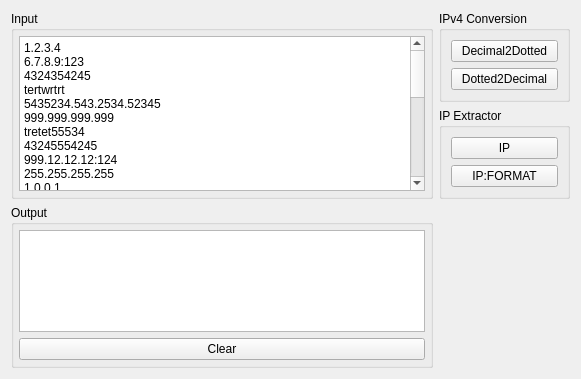
<?xml version="1.0" encoding="UTF-8"?>
<ui version="4.0">
 <class>IpUtils</class>
 <widget class="QWidget" name="IpUtils">
  <property name="geometry">
   <rect>
    <x>0</x>
    <y>0</y>
    <width>581</width>
    <height>379</height>
   </rect>
  </property>
  <property name="windowTitle">
   <string>IP Address Utils</string>
  </property>
  <layout class="QGridLayout" name="gridLayout_5">
   <item row="0" column="0" rowspan="2">
    <widget class="QGroupBox" name="groupBox_3">
     <property name="title">
      <string>Input</string>
     </property>
     <layout class="QGridLayout" name="gridLayout">
      <property name="leftMargin">
       <number>5</number>
      </property>
      <property name="topMargin">
       <number>5</number>
      </property>
      <property name="rightMargin">
       <number>5</number>
      </property>
      <property name="bottomMargin">
       <number>5</number>
      </property>
      <item row="0" column="0">
       <widget class="QPlainTextEdit" name="plainTextEdit_Input">
        <property name="plainText">
         <string>1.2.3.4
6.7.8.9:123
4324354245
tertwrtrt
5435234.543.2534.52345
999.999.999.999
tretet55534
43245554245
999.12.12.12:124
255.255.255.255
1.0.0.1
0.0.0.0
1.1.1.1:999
432435424
255.255.255.256
255.255.255.255.255
..1.2.3.6....
1..2.3.4..5
op4.4.4.4ss
5.5.5.5bb
6.6.6.6:90
7.7.7.7:65535
7.7.7.7:64536
7.7.7.7:74536
8.8.8.8:0
9.9.9.9:
1.1.1.1:a</string>
        </property>
       </widget>
      </item>
     </layout>
    </widget>
   </item>
   <item row="0" column="1">
    <widget class="QGroupBox" name="groupBox">
     <property name="title">
      <string>IPv4 Conversion</string>
     </property>
     <layout class="QGridLayout" name="gridLayout_3">
      <item row="0" column="0">
       <widget class="QPushButton" name="pushButton_Decimal2Dotted">
        <property name="text">
         <string>  Decimal2Dotted  </string>
        </property>
       </widget>
      </item>
      <item row="1" column="0">
       <widget class="QPushButton" name="pushButton_Dotted2Decimal">
        <property name="text">
         <string>Dotted2Decimal</string>
        </property>
       </widget>
      </item>
     </layout>
    </widget>
   </item>
   <item row="1" column="1">
    <widget class="QGroupBox" name="groupBox_2">
     <property name="title">
      <string>IP Extractor</string>
     </property>
     <layout class="QGridLayout" name="gridLayout_4">
      <item row="0" column="0">
       <widget class="QPushButton" name="pushButton_ExtractIP">
        <property name="text">
         <string>IP</string>
        </property>
       </widget>
      </item>
      <item row="1" column="0">
       <widget class="QPushButton" name="pushButton_ExtractIpPort">
        <property name="text">
         <string>IP:FORMAT</string>
        </property>
       </widget>
      </item>
     </layout>
    </widget>
   </item>
   <item row="2" column="0">
    <widget class="QGroupBox" name="groupBox_4">
     <property name="title">
      <string>Output</string>
     </property>
     <layout class="QGridLayout" name="gridLayout_2">
      <property name="leftMargin">
       <number>5</number>
      </property>
      <property name="topMargin">
       <number>5</number>
      </property>
      <property name="rightMargin">
       <number>5</number>
      </property>
      <property name="bottomMargin">
       <number>5</number>
      </property>
      <item row="1" column="0">
       <widget class="QPushButton" name="pushButton_Output_Clear">
        <property name="text">
         <string>Clear</string>
        </property>
       </widget>
      </item>
      <item row="0" column="0">
       <widget class="QPlainTextEdit" name="plainTextEdit_Output">
        <property name="readOnly">
         <bool>true</bool>
        </property>
       </widget>
      </item>
     </layout>
    </widget>
   </item>
   <item row="2" column="1">
    <spacer name="verticalSpacer">
     <property name="orientation">
      <enum>Qt::Vertical</enum>
     </property>
     <property name="sizeHint" stdset="0">
      <size>
       <width>20</width>
       <height>166</height>
      </size>
     </property>
    </spacer>
   </item>
  </layout>
 </widget>
 <resources/>
 <connections/>
</ui>
